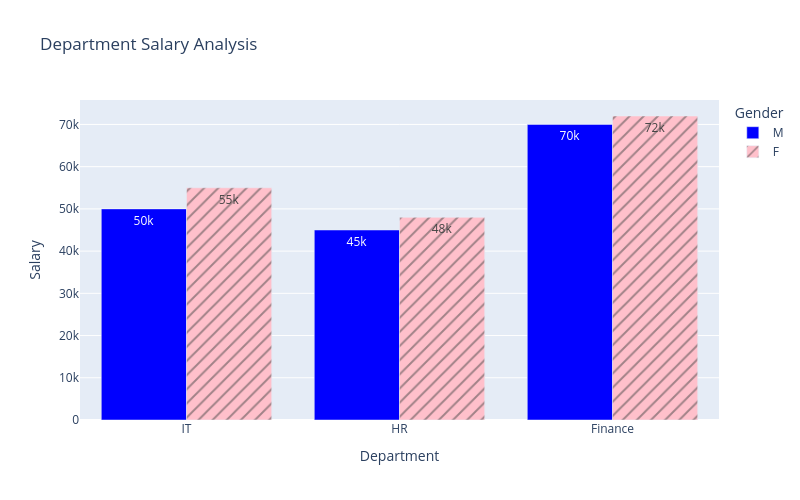

The notebook cell saved with this chart:
### Code cell
fig = px.bar(df,
            x='Department',
            y='Salary',
            barmode='group',
            color='Gender',
            width=800,
            height=500,
            title='Department Salary Analysis',
            pattern_shape='Gender',
            text_auto=True,
            color_discrete_map={
                'M':'Blue',
                'F':'Pink'
            },
            color_discrete_sequence=['blue','pink'])
fig.show()

### Figure 1 — Plotly figure (JSON) as saved in the notebook; plotly's stock layout.template omitted (floating-point values rounded to 4 significant figures)
{"data": [{"alignmentgroup": "True", "hovertemplate": "Gender=M<br>Department=%{x}<br>Salary=%{y}<extra></extra>", "legendgroup": "M", "marker": {"color": "Blue", "pattern": {"shape": ""}}, "name": "M", "offsetgroup": "M", "orientation": "v", "showlegend": true, "textposition": "auto", "texttemplate": "%{y}", "type": "bar", "x": ["IT", "HR", "Finance"], "xaxis": "x", "y": [50000, 45000, 70000], "yaxis": "y"}, {"alignmentgroup": "True", "hovertemplate": "Gender=F<br>Department=%{x}<br>Salary=%{y}<extra></extra>", "legendgroup": "F", "marker": {"color": "Pink", "pattern": {"shape": "/"}}, "name": "F", "offsetgroup": "F", "orientation": "v", "showlegend": true, "textposition": "auto", "texttemplate": "%{y}", "type": "bar", "x": ["IT", "HR", "Finance"], "xaxis": "x", "y": [55000, 48000, 72000], "yaxis": "y"}], "layout": {"barmode": "group", "height": 500, "legend": {"title": {"text": "Gender"}, "tracegroupgap": 0}, "title": {"text": "Department Salary Analysis"}, "width": 800, "xaxis": {"anchor": "y", "domain": [0, 1], "title": {"text": "Department"}}, "yaxis": {"anchor": "x", "domain": [0, 1], "title": {"text": "Salary"}}}}
